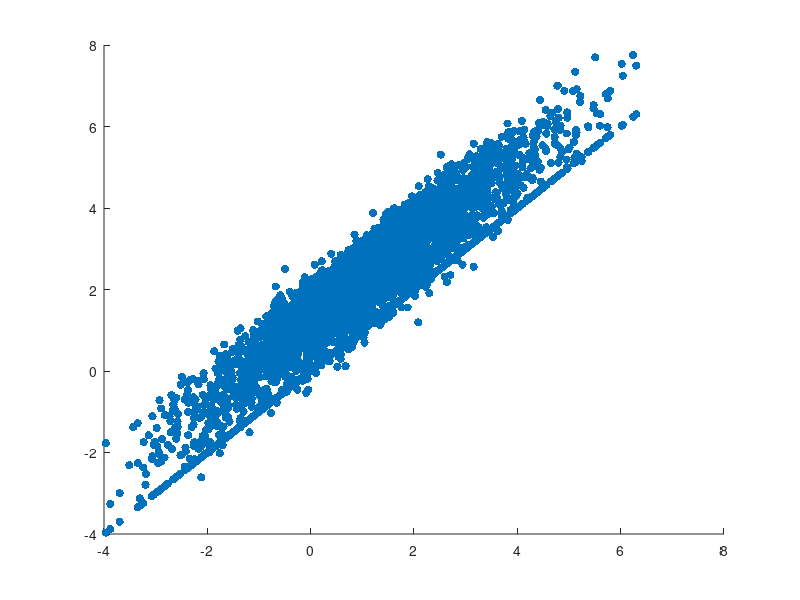

MATLAB code for this plot:
clc,clear,close all
n=6000;
xar=zeros(n,2);
mu=[1;2];
covm=[1 0.9;0.9 1];
norm='(exp(-0.5*(x-mu)''*inv(covm)*(x-mu)))';
norm=inline(norm,'x','mu','covm');
xar(1,:)=randn(1,2);
for i=2:n
    y=mu-(xar(i-1,:)'-mu)+(-1+2*rand(2,1));
    u=rand(1);
    alpha=min([1,norm(y,mu,covm)/norm(xar(i-1,:)',mu,covm)]);
    if u<=alpha
        xar(i,:)=y;
    else
        xar(i,:)=xar(i-1);
    end
end
scatter(xar(:,1),xar(:,2),'filled','k')
x=[mean(xar(:,1));mean(xar(:,2))];

